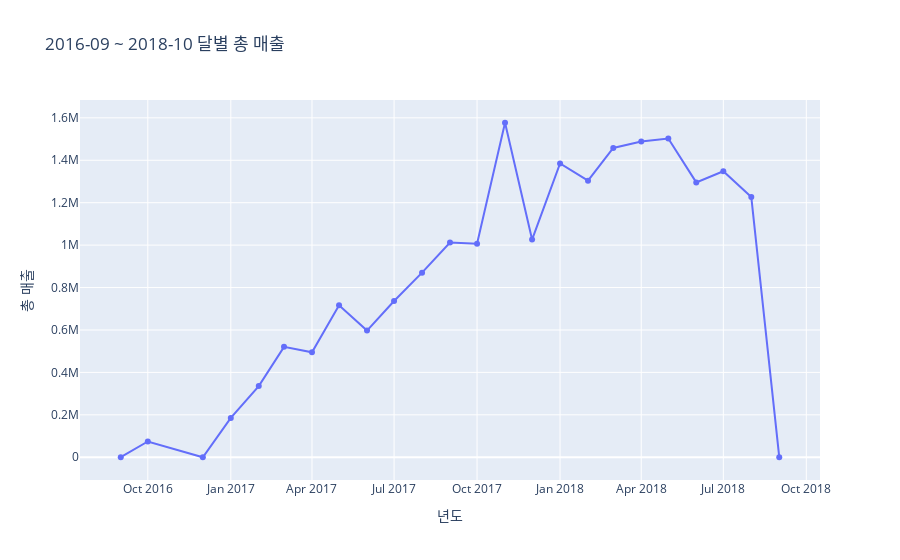

The cell this chart's notebook holds for it:
### Code cell
# 막대 그래프
# 깔끔하게 1년단위가 아니라서 두 가지 꺾은 선 그래프로 만들기에는 애매했다.
fig = px.line(plot_MAU, x='Y-M', y='MAU',
              labels={"Y-M":"년도","MAU":"총 매출"},
              title='2016-09 ~ 2018-10 달별 총 매출',markers=True)
fig.show()

### Figure 1 — Plotly figure (JSON) as saved in the notebook; plotly's stock layout.template omitted (floating-point values rounded to 4 significant figures)
{"data": [{"hovertemplate": "년도=%{x}<br>총 매출=%{y}<extra></extra>", "legendgroup": "", "line": {"color": "#636efa", "dash": "solid"}, "marker": {"symbol": "circle"}, "mode": "markers+lines", "name": "", "orientation": "v", "showlegend": false, "type": "scatter", "x": ["2016-9", "2016-10", "2016-12", "2017-1", "2017-2", "2017-3", "2017-4", "2017-5", "2017-6", "2017-7", "2017-8", "2017-9", "2017-10", "2017-11", "2017-12", "2018-1", "2018-2", "2018-3", "2018-4", "2018-5", "2018-6", "2018-7", "2018-8", "2018-9"], "xaxis": "x", "y": [347.5, 74260.0, 19.62, 185600.0, 335300.0, 520500.0, 495000.0, 716700.0, 597000.0, 736800.0, 870100.0, 1012000.0, 1006000.0, 1577000.0, 1026000.0, 1385000.0, 1304000.0, 1458000.0, 1489000.0, 1502000.0, 1296000.0, 1348000.0, 1226000.0, 166.5], "yaxis": "y"}], "layout": {"legend": {"tracegroupgap": 0}, "title": {"text": "2016-09 ~ 2018-10 달별 총 매출"}, "xaxis": {"anchor": "y", "domain": [0, 1], "title": {"text": "년도"}}, "yaxis": {"anchor": "x", "domain": [0, 1], "title": {"text": "총 매출"}}}}
